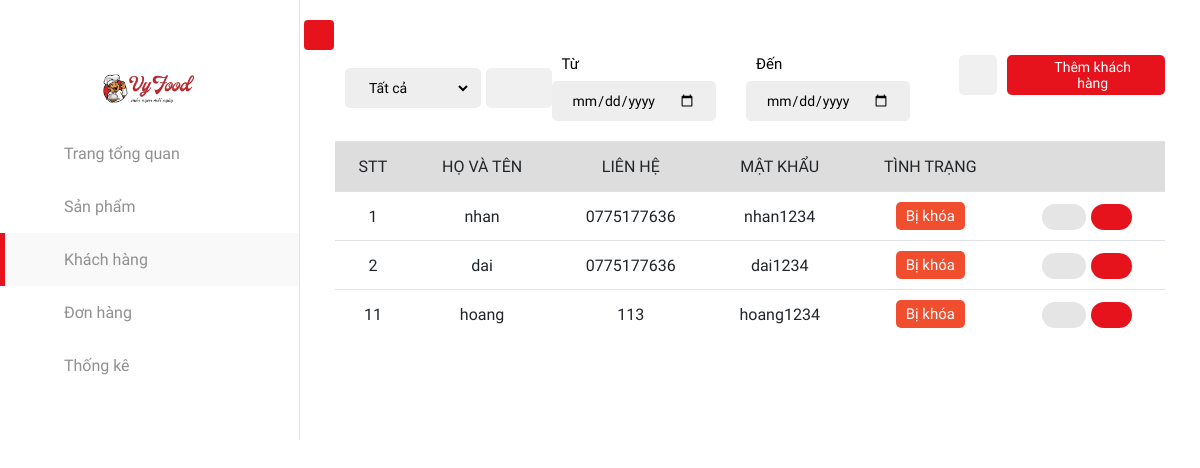
Screenshot of /admincustomer.php with the database file from the repository.
### tables this page shows
CREATE TABLE `khachhang` (
  `makh` int(11) NOT NULL,
  `tenkh` varchar(100) NOT NULL,
  `matkhau` varchar(20) NOT NULL,
  `diachi` varchar(100) NOT NULL,
  `sodienthoai` varchar(20) NOT NULL,
  `Email` varchar(255) DEFAULT NULL,
  `trangthai` enum('Locked','Active') NOT NULL
);

### admincustomer.php (the view, shortened to what this page needs)
<!DOCTYPE html>
<html lang="en">
  <head>
    <link
      rel="stylesheet"
      href="https://cdn.jsdelivr.net/npm/bootstrap@4.6.2/dist/css/bootstrap.min.css"
    />
    <link
      rel="stylesheet"
      href="assets/font-awesome-pro-v6-6.2.0/css/all.min.css"
    />
    <link rel="stylesheet" href="admin/css/style.css" />
    <link rel="stylesheet" href="assets/css/base.css" />
    <link rel="stylesheet" href="assets/css/admin.css" />
  </head>
  <body>
    <?php
    include_once "includes/headeradmin.php";
    include "./connect.php";
    ?>
      <div class="admin-customer">
        <div class="admin-control">
          <div class="admin-control-left">
            <select name="tinh-trang-user" id="tinh-trang-user">
              <option value="0">Tất cả</option>
            </select>
          </div>
          <div class="admin-control-center">
            <form action="">
              <span class="search-btn"
                ><i class="fa-light fa-magnifying-glass"></i
              ></span>
              <input
                id="form-search-product"
                type="text"
                class="form-search-input"
                placeholder="Tìm kiếm khách hàng..."
              />
            </form>
          </div>
          <div class="admin-control-right">
            <form action="" class="fillter-date">
              <div>
                <label for="time-start">Từ</label>
                <input
                  type="date"
                  class="form-control-date"
                  id="time-start-user"
                  onchange="showUser()"
                />
              </div>
              <div>
                <label for="time-end">Đến</label>
                <input
                  type="date"
                  class="form-control-date"
                  id="time-end-user"
                  onchange="showUser()"
                />
              </div>
            </form>
            <a href="admincustomer.php" class="reset-order"
              ><i class="fa-light fa-arrow-rotate-right"></i
            ></a>
            <button
              class="inner-nut"
              data-toggle="modal"
              data-target="#exampleModal"
            >
              <i class="fa-light fa-plus"></i> <span>Thêm khách hàng</span>
            </button>
          </div>
        </div>
        <div class="table">
          <table width="100%">
            <thead>
              <tr>
                <td>STT</td>
                <td>Họ và tên</td>
                <td>Liên hệ</td>
                <td>Mật khẩu</td>
                <td>Tình trạng</td>
                <td></td>
              </tr>
            </thead>
            <tbody>
            <?php
$sql="SELECT * from khachhang";
$result=mysqli_query($conn,$sql);
while($row = mysqli_fetch_array($result)) {
  $modalId = "editModal-" . $row['makh'];
?>
  <tr>
    <td><?php echo $row['makh'] ?></td>
    <td><?php echo $row['tenkh'] ?></td>
    <td><?php echo $row['sodienthoai'] ?></td>
    <td><?php echo $row['matkhau'] ?></td>
    <td>
      <?php if($row['trangthai'] == 'Locked'): ?>
        <span class="status-no-complete">Bị khóa</span>
      <?php else: ?>
        <span class="status-complete">Đang hoạt động</span>
      <?php endif; ?>
    </td>
    <td class="control control-table">
      <a href="#" class="btn-edit" data-toggle="modal" data-target="#<?php echo $modalId ?>">
        <i class="fa-light fa-pen-to-square"></i>
      </a>
      <?php if($row['trangthai'] == 'Locked'): ?>
        <a href="admincustomer.php?action=unlock&id=<?php echo $row['makh'] ?>" class="btn-delete">
          <i class="fa-solid fa-lock-open"></i>
        </a>
      <?php else: ?>
        <a href="admincustomer.php?action=lock&id=<?php echo $row['makh'] ?>" class="btn-delete">
          <i class="fa-solid fa-lock"></i>
        </a>
      <?php endif; ?>
    </td>
  </tr>
<?php } ?>
            </tbody>
          </table>
        </div>
      </div>
    </div>
  </body>
</html>

### assets/css/base.css (style rules this page uses)
:root { --color-text: #000000; --color-bg1: #0d5432; --color-bg2: #e6131c; --font: "Roboto Condensed", sans-serif; }
a { text-decoration: none; }
body { color: var(--color-text); font-family: var(--font); overflow-x: hidden; }

### assets/css/admin.css (style rules this page uses)
.admin-control { display: flex; justify-content: space-between; margin-bottom: 20px; margin-top: 20px; align-items: center; font-size: 14px; }
select { background-color: #eee; padding: 10px 20px; border-radius: 5px; outline: none; border: none; margin-left: 10px; border-right: 10px solid #eee; height: 40px; cursor: pointer; margin-right: 5px; }
.admin-control-center { flex: 1; }
form { display: flex; justify-content: center; }
.search-btn { border: none; outline: none; font-size: 20px; height: 40px; padding: 0 15px; color: var(--color-text); border-top-left-radius: 5px; border-bottom-left-radius: 5px; cursor: pointer; display: flex; align-items: center; background-color: #f0f0f0; }
.form-search-input { height: 40px; outline: none; border: none; background-color: #f0f0f0; padding: 10px 20px; padding-left: 0; border-top-right-radius: 5px; border-bottom-right-radius: 5px; width: 75%; }
.admin-control-right { display: flex; }
button { outline: none; border: none; cursor: pointer; }
.inner-nut { background-color: var(--color-bg2); height: 40px; color: #fff; border-radius: 5px; padding: 0 20px; width: auto; display: flex; align-items: center; justify-content: center; margin-left: 10px; }
.inner-nut i { margin-right: 6px; }
.btn-detail, .btn-edit, .btn-delete { background-color: #eee; padding: 5px 15px; border-radius: 15px; font-size: 14px; color: var(--color-text); text-transform: uppercase; outline: none; border: none; cursor: pointer; }
.btn-detail, .btn-edit { outline: none; background-color: #e5e5e5; margin-right: 5px; }
.btn-delete { background-color: var(--color-bg2); color: white; }
.admin-customer { padding: 35px; width: 100%; }
.fillter-date { display: flex; }
.fillter-date label { margin-right: 10px; margin-left: 10px; font-size: 15px; }
#tinh-trang, .form-control-date { background-color: #eee; border: none; outline: none; padding: 10px 20px; border-radius: 5px; height: 40px; }
.reset-order { width: 40px; height: 40px; margin-left: 10px; display: flex; align-items: center; justify-content: center; background: #f0f0f0; color: var(--color-text); border-radius: 5px; }
.table thead td { font-size: 16px; text-transform: uppercase; font-weight: 500; background: var(--color-text); padding: 15px; text-align: center; white-space: nowrap; background-color: #ddd; }
.table td { padding: 10px 15px; border-top: 1px solid #dee2e6; vertical-align: middle; }
tbody tr td { text-align: center; }
.status-no-complete { background-color: #f04e2e; color: #fff; padding: 5px 10px; border-radius: 5px; font-size: 15px; display: inline-block; }

### rows the page displays
khachhang: makh "1", tenkh "nhan", sodienthoai "0775177636", matkhau "nhan1234", trangthai "Bị khóa"
khachhang: makh "2", tenkh "dai", sodienthoai "0775177636", matkhau "dai1234", trangthai "Bị khóa"
khachhang: makh "11", tenkh "hoang", sodienthoai "113", matkhau "hoang1234", trangthai "Bị khóa"
